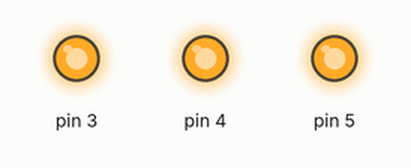
Simulated run of this sketch. Board: Arduino Uno, built with avr-gcc and run on an emulated ATmega328P. Shown: output pins drawn as LEDs (lit = HIGH).

Above: at 0.2 s.
At 1.2 s:
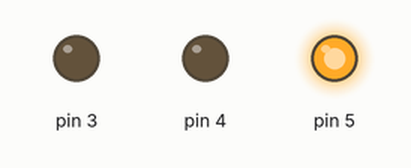
At 1.7 s:
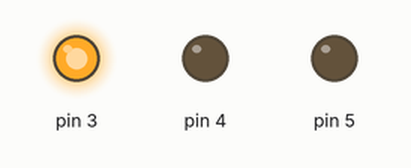
At 3.2 s:
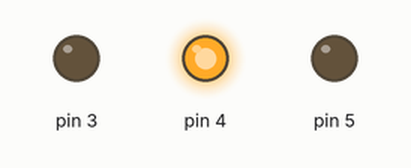
At 4.7 s:
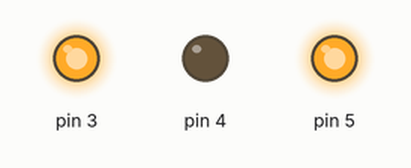
Timing chart, 0 to 5.8 s (numbered marks = the images above):
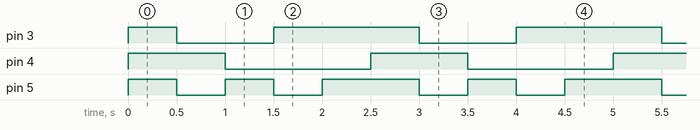

The sketch:

xmaslights.ino
```cpp
void setup() {
  pinMode(3, OUTPUT);
  pinMode(4, OUTPUT);
  pinMode(5, OUTPUT);
}

void loop() {
  digitalWrite(3, HIGH);
  digitalWrite(4, HIGH);
  digitalWrite(5, HIGH);
  delay(500);

  digitalWrite(3, LOW);
  digitalWrite(4, HIGH);
  digitalWrite(5, LOW);
  delay(500);

  digitalWrite(3, LOW);
  digitalWrite(4, LOW);
  digitalWrite(5, HIGH);
  delay(500);

  digitalWrite(3, HIGH);
  digitalWrite(4, LOW);
  digitalWrite(5, LOW);
  delay(500);

  digitalWrite(3, HIGH);
  digitalWrite(4, LOW);
  digitalWrite(5, HIGH);
  delay(500);
}
```

Measured:
- by itself, pin 3: repeats every 2.5 s: LOW 1.0 s, HIGH 1.5 s
- by itself, pin 4: alternates HIGH for 1.0 s and LOW for 1.5 s
- by itself, pin 5: repeats every 2.5 s: LOW 0.50 s, HIGH 0.50 s, LOW 0.50 s, HIGH 1.0 s
